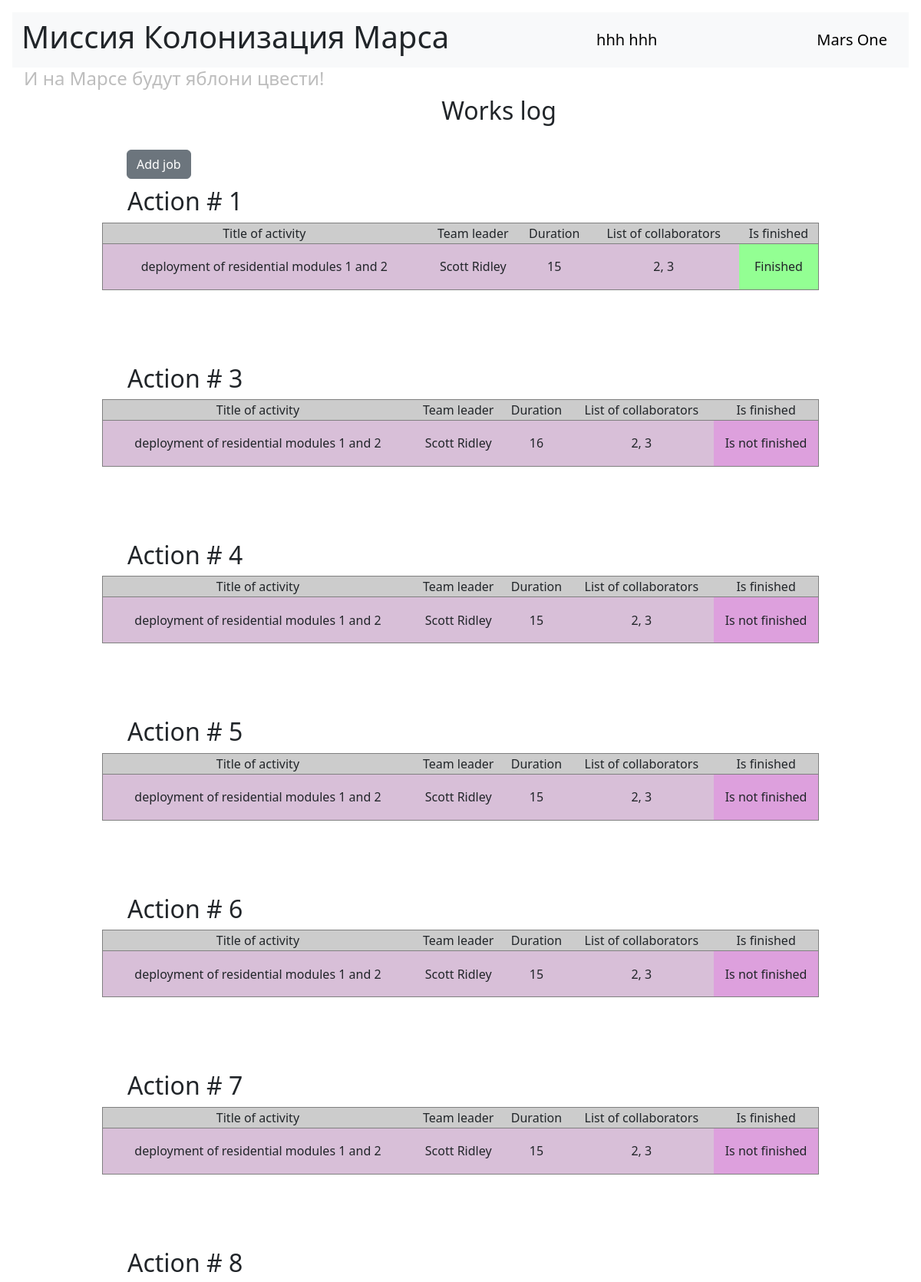
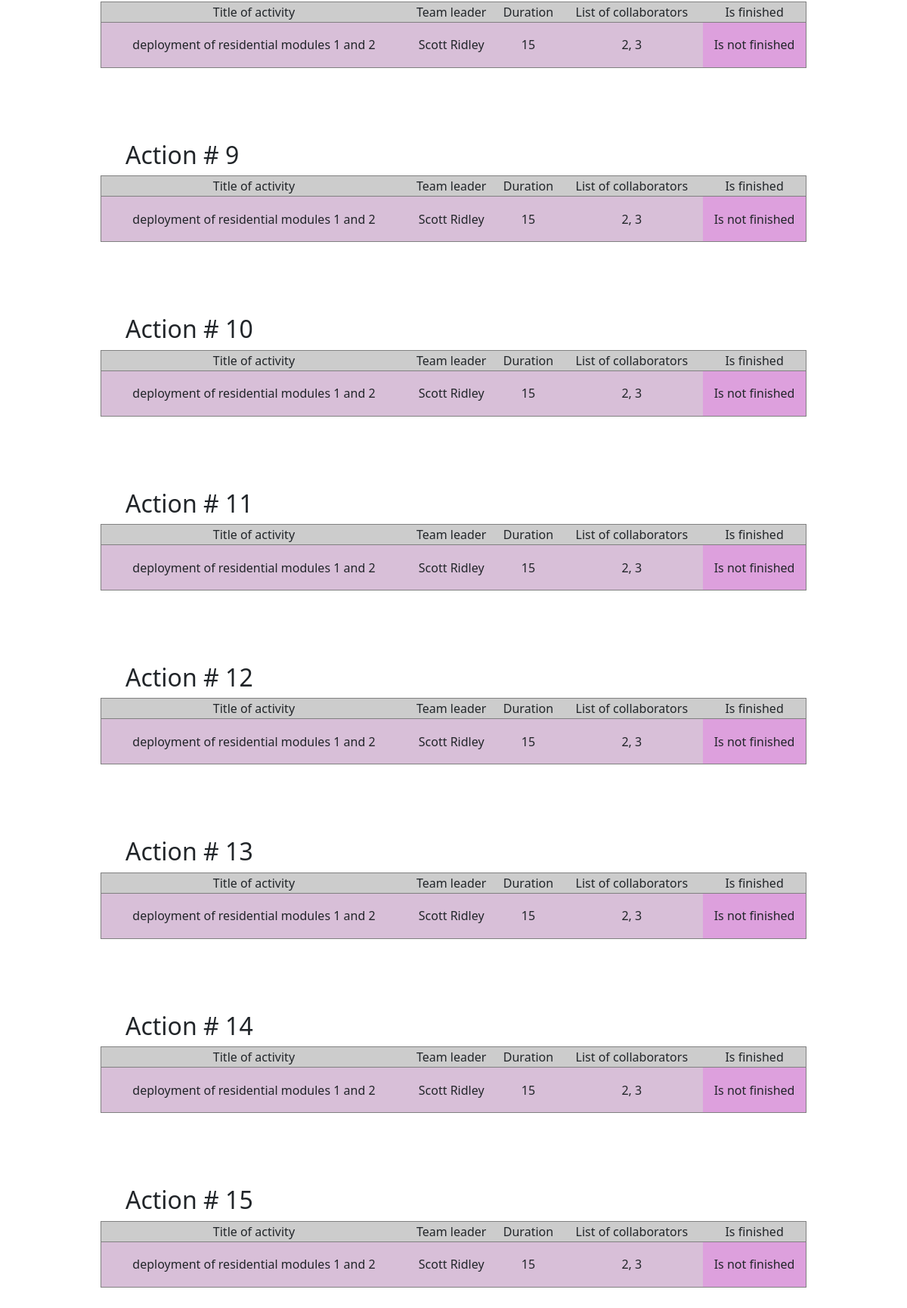
The app's page / (signed in, upper part) with its own data (2 pictures, top to bottom).
### data/users.py (models this page shows, shortened)
class User(SqlAlchemyBase, UserMixin):
    __tablename__ = 'users'
    id = sqlalchemy.Column(sqlalchemy.Integer, primary_key=True, autoincrement=True)
    surname = sqlalchemy.Column(sqlalchemy.String, nullable=True)
    name = sqlalchemy.Column(sqlalchemy.String, nullable=True)
    age = sqlalchemy.Column(sqlalchemy.Integer, nullable=True)
    position = sqlalchemy.Column(sqlalchemy.String, nullable=True)
    speciality = sqlalchemy.Column(sqlalchemy.String, nullable=True)
    address = sqlalchemy.Column(sqlalchemy.String, nullable=True)
    email = sqlalchemy.Column(sqlalchemy.String, index=True, unique=True, nullable=True)
    hashed_password = sqlalchemy.Column(sqlalchemy.String, nullable=True)
    modified_date = sqlalchemy.Column(sqlalchemy.DateTime, default=datetime.datetime.now)
    job = orm.relationship("Jobs", back_populates='chief_user')
    department = orm.relationship("Department", back_populates='chief_user')

### data/jobs.py (models this page shows)
class Jobs(SqlAlchemyBase, SerializerMixin):
    __tablename__ = 'jobs'
    id = sqlalchemy.Column(sqlalchemy.Integer, primary_key=True, autoincrement=True)
    job = sqlalchemy.Column(sqlalchemy.String, nullable=True)
    work_size = sqlalchemy.Column(sqlalchemy.Integer, nullable=True)
    collaborators = sqlalchemy.Column(sqlalchemy.String, default='1', nullable=True)
    start_date = sqlalchemy.Column(sqlalchemy.DateTime, default=datetime.datetime.now)
    end_date = sqlalchemy.Column(sqlalchemy.DateTime, default=datetime.datetime.now)
    is_finished = sqlalchemy.Column(sqlalchemy.Boolean, default=True)
    team_leader = sqlalchemy.Column(sqlalchemy.Integer, sqlalchemy.ForeignKey("users.id"))
    chief_user = orm.relationship("User")

### main.py (the view)
@app.route('/')
def works_page():
    db_sess = create_session()
    jobs = db_sess.query(Jobs).all()
    return render_template("works_page.html", jobs=jobs)

### data/db_session.py (called while the page is built)
def create_session() -> Session:
    global __factory
    return __factory()

### main.py (called while the page is built)
@login_manager.user_loader
def load_user(user_id):  # Функция для получения пользователя
    db_sess = db_session.create_session()
    return db_sess.query(User).get(user_id)

### templates/works_page.html (shortened to what this page needs)
{% extends "base.html" %}
{% block content %}
{% if current_user.is_authenticated %}
<h2 style="text-align: center">Works log</h2>
<br>
<a href="/addjob" class="btn btn-secondary" style="position:absolute;left:165px;">
            Add job
        </a>
<br>
<br>
{% endif %}
{% for job in jobs %}
<h2 style="padding-left: 150px;">Action # {{ job.id }}</h2>
<table style="width: 80%; margin: auto; border: 1px solid grey;">
    <tr style="background-color: #CCCCCC; text-align: center; border: 1px solid grey;">
        <td>Title of activity</td>
        <td>Team leader</td>
        <td>Duration</td>
        <td>List of collaborators</td>
        <td>Is finished</td>
    </tr>
    <tr style="background-color: #D8BFD8; text-align: center; height: 60px">
        <td>{{ job.job }}</td>
        <td>{{ job.chief_user.surname }} {{ job.chief_user.name }}</td>
        <td>{{ job.work_size }}</td>
        <td>{{ job.collaborators }}</td>
        {% if job.is_finished %}
        <td style="background-color: #93FF93;">Finished</td>
        {% else %}
        <td style="background-color: #DDA0DD;">Is not finished</td>
        {% endif %}
    </tr>
</table>
<br>
<br>
<br>
<br>
{% endfor %}
{% endblock %}
{% block style_content %}
<link rel="stylesheet" type="text/css" href="static/css/style.css"/>
{% endblock %}

### templates/base.html (shortened to what this page needs)
<!doctype html>
<html lang="en">
<head>
    <link href="https://cdn.jsdelivr.net/npm/bootstrap@5.3.0-alpha1/dist/css/bootstrap.min.css" rel="stylesheet">
    <link href="https://getbootstrap.com/docs/5.3/assets/css/docs.css" rel="stylesheet">
    {% block style_content %} {% endblock %}
</head>
<body class="p-3 m-0 border-0 bd-example">
<nav class="navbar bg-body-tertiary">
    <div class="container-fluid">
        <h1>Миссия Колонизация Марса</h1>
        {% if current_user.is_authenticated %}
    <a class="navbar-brand" href="/logout">{{ current_user.name }} {{ current_user.surname }}</a>
    {% else %}
        <a class="btn btn-primary" style="position:absolute;right:370px;" href="/register">Sign up</a>
        <a class="btn btn-success" href="/login">Sign in</a>
        {% endif %}
            <a class="navbar-brand" href="#">Mars One</a>
        <link rel="stylesheet" type="text/css" href="static/css/style.css" />
    </div>
</nav>
<h4>И на Марсе будут яблони цвести!</h4>
{% block content %} {% endblock %}
</body>
</html>

### static/css/style.css (style rules this page uses)
h4 { color: #BDBDBD; padding-left: 15px; }
h2 { padding-left: 100px; }

### records on screen
User: name "hhh", surname "hhh"
Jobs: id "1", job "deployment of residential modules 1 and 2", chief_user.surname "Scott", chief_user.name "Ridley", work_size "15", collaborators "2, 3", is_finished "Finished"
Jobs: id "3", job "deployment of residential modules 1 and 2", chief_user.surname "Scott", chief_user.name "Ridley", work_size "16", collaborators "2, 3", is_finished "Is not finished"
Jobs: id "4", job "deployment of residential modules 1 and 2", chief_user.surname "Scott", chief_user.name "Ridley", work_size "15", collaborators "2, 3", is_finished "Is not finished"
Jobs: id "5", job "deployment of residential modules 1 and 2", chief_user.surname "Scott", chief_user.name "Ridley", work_size "15", collaborators "2, 3", is_finished "Is not finished"
Jobs: id "6", job "deployment of residential modules 1 and 2", chief_user.surname "Scott", chief_user.name "Ridley", work_size "15", collaborators "2, 3", is_finished "Is not finished"
Jobs: id "7", job "deployment of residential modules 1 and 2", chief_user.surname "Scott", chief_user.name "Ridley", work_size "15", collaborators "2, 3", is_finished "Is not finished"
Jobs: id "8", job "deployment of residential modules 1 and 2", chief_user.surname "Scott", chief_user.name "Ridley", work_size "15", collaborators "2, 3", is_finished "Is not finished"
Jobs: id "9", job "deployment of residential modules 1 and 2", chief_user.surname "Scott", chief_user.name "Ridley", work_size "15", collaborators "2, 3", is_finished "Is not finished"
Jobs: id "10", job "deployment of residential modules 1 and 2", chief_user.surname "Scott", chief_user.name "Ridley", work_size "15", collaborators "2, 3", is_finished "Is not finished"
Jobs: id "11", job "deployment of residential modules 1 and 2", chief_user.surname "Scott", chief_user.name "Ridley", work_size "15", collaborators "2, 3", is_finished "Is not finished"
Jobs: id "12", job "deployment of residential modules 1 and 2", chief_user.surname "Scott", chief_user.name "Ridley", work_size "15", collaborators "2, 3", is_finished "Is not finished"
Jobs: id "13", job "deployment of residential modules 1 and 2", chief_user.surname "Scott", chief_user.name "Ridley", work_size "15", collaborators "2, 3", is_finished "Is not finished"
Jobs: id "14", job "deployment of residential modules 1 and 2", chief_user.surname "Scott", chief_user.name "Ridley", work_size "15", collaborators "2, 3", is_finished "Is not finished"
Jobs: id "15", job "deployment of residential modules 1 and 2", chief_user.surname "Scott", chief_user.name "Ridley", work_size "15", collaborators "2, 3", is_finished "Is not finished"
